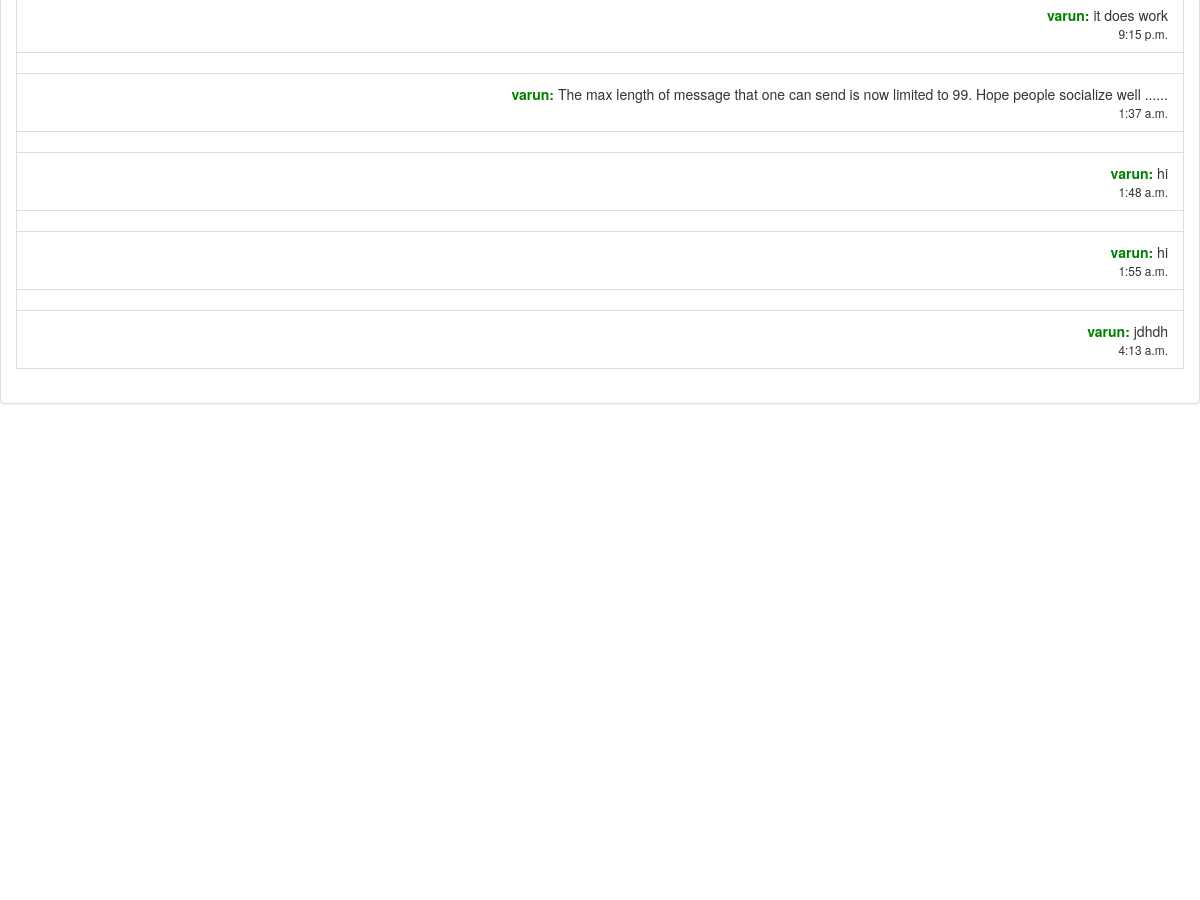
The page /demosky/chat_box/ (signed in, middle part) on the database as committed earlier.
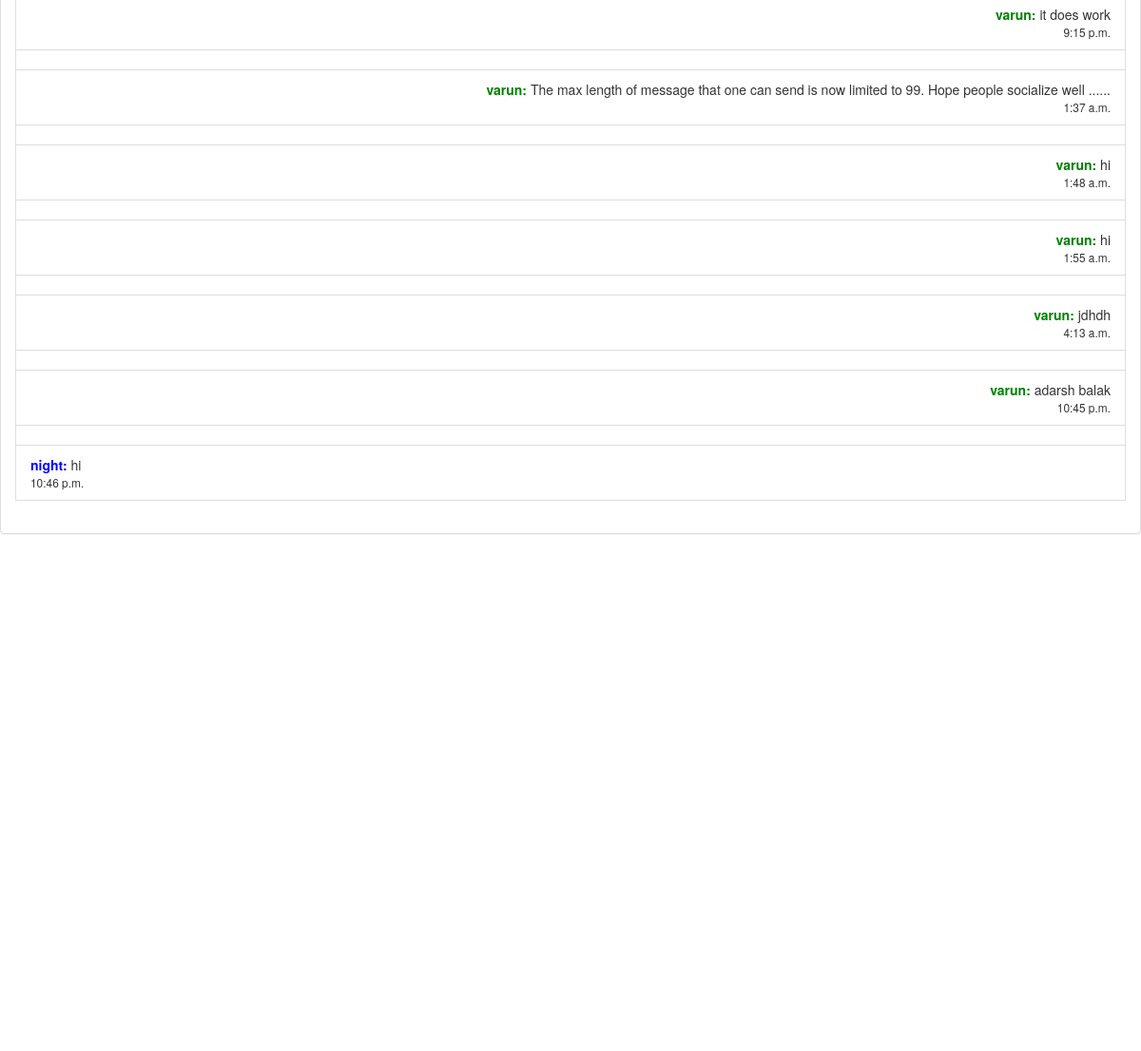
The same page on the database as committed later.
### demosky/models.py (models this page shows, shortened)
class Chat(models.Model):
    created = models.DateTimeField(auto_now_add=True)
    user = models.ForeignKey(User)
    message = models.CharField(max_length=200)

### demosky/views.py (the view)
@login_required
def Chatbox(request):
    c = Chat.objects.all()
    return render(request, "demosky/chat_box.html", {'home': 'active', 'chat': c})

### demosky/templates/demosky/chat_box.html (shortened to what this page needs)
{% load staticfiles %}
{% load static %}
<html>
<body background="/static/DarkSky-Dev/imgs/Background.jpg">
</body>
<head>
    <link rel="stylesheet" href="http://maxcdn.bootstrapcdn.com/bootstrap/3.3.5/css/bootstrap.min.css">
    <link rel="stylesheet" href="{% static "DarkSky-Dev/css/chat.css" %}">
</head>
<body>
    <div id="chat-body" class="panel panel-default">
        <div id="msg-list-div" class="panel-body">
            <ul id="msg-list" class="list-group">
                {% for obj in chat %}
                    {% if obj.user == request.user %}
                        <li class="text-right list-group-item"></li>
                <li class="text-right list-group-item"><b><font color ='green'>{{ obj.user }}:</font></b> {{ obj.message }}<br><small>{{obj.created.time}}</small></li>
                    {% else %}
                        <li class="text-left list-group-item"></li>
                <li class="text-left list-group-item"><b><font color = 'blue'>{{ obj.user}}:</font></b> {{ obj.message }}<br><small>{{obj.created.time}}</small></li>
                    {% endif %}
                {% empty %}
                    <li class="text-right list-group-item">No messages yet!</li>
                {% endfor %}
            </ul>
        </div>
    </div>
</body>
</html>

### static/DarkSky-Dev/css/chat.css (style rules this page uses)
body { background: url('/static/DarkSky-Dev/imgs/Background.jpg'); background-repeat: no-repeat; background-position: top center; background-attachment: fixed; width: 100%; height: 90%; }
.panel-body { overflow-y: scroll; height: 85%; }

Rows that differ between the two databases and show on the page:
added Chat: user "varun", message "adarsh balak", created.time "10:45 p.m."
added Chat: user "night", message "hi", created.time "10:46 p.m."
